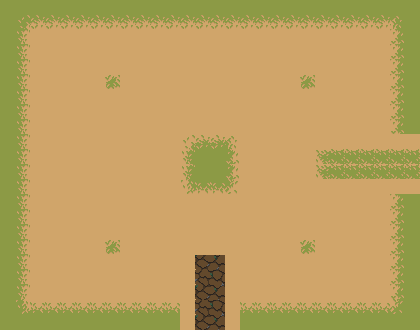

A 2D game scene composited from a Tiled map and its tileset images. What follows is a short description and the map's XML, with every tile layer's data as written:
An orthogonal 28x22 tile map with 15x15 px tiles, 1 tile layer (sueloLayer), 2 tilesets and 17 objects.

<map version="1.10" tiledversion="1.10.2" orientation="orthogonal" renderorder="right-down" width="28" height="22" tilewidth="15" tileheight="15" infinite="0" nextlayerid="3" nextobjectid="26">
 <tileset firstgid="1" source="Ground Tileset.tsx" />
 <tileset firstgid="331" source="bossTileset.tsx" />
 <layer id="1" name="sueloLayer" width="28" height="22">
  <data encoding="csv">
255,255,255,255,255,255,255,255,255,255,255,255,255,255,255,255,255,255,255,255,255,255,255,255,255,255,255,255,
255,221,222,222,222,222,222,222,222,222,222,222,222,222,222,222,222,222,222,222,222,222,222,222,222,222,223,255,
255,243,244,244,244,244,244,244,244,244,244,244,244,244,244,244,244,244,244,244,244,244,244,244,244,244,245,255,
255,243,244,244,244,244,244,244,244,244,244,244,244,244,244,244,244,244,244,244,244,244,244,244,244,244,245,255,
255,243,244,244,244,244,244,244,244,244,244,244,244,244,244,244,244,244,244,244,244,244,244,244,244,244,245,255,
255,243,244,244,244,244,244,301,244,244,244,244,244,244,244,244,244,244,244,244,301,244,244,244,244,244,245,255,
255,243,244,244,244,244,244,244,244,244,244,244,244,244,244,244,244,244,244,244,244,244,244,244,244,244,245,255,
255,243,244,244,244,244,244,244,244,244,244,244,244,244,244,244,244,244,244,244,244,244,244,244,244,244,245,255,
255,243,244,244,244,244,244,244,244,244,244,244,244,244,244,244,244,244,244,244,244,244,244,244,244,244,245,255,
255,243,244,244,244,244,244,244,244,244,244,244,232,233,233,234,244,244,244,244,244,244,244,244,244,244,244,244,
255,243,244,244,244,244,244,244,244,244,244,244,254,255,255,256,244,244,244,244,244,298,299,299,299,299,299,299,
255,243,244,244,244,244,244,244,244,244,244,244,254,255,255,256,244,244,244,244,244,298,299,299,299,299,299,299,
255,243,244,244,244,244,244,244,244,244,244,244,276,277,277,278,244,244,244,244,244,244,244,244,244,244,244,244,
255,243,244,244,244,244,244,244,244,244,244,244,244,244,244,244,244,244,244,244,244,244,244,244,244,244,245,255,
255,243,244,244,244,244,244,244,244,244,244,244,244,244,244,244,244,244,244,244,244,244,244,244,244,244,245,255,
255,243,244,244,244,244,244,244,244,244,244,244,244,244,244,244,244,244,244,244,244,244,244,244,244,244,245,255,
255,243,244,244,244,244,244,301,244,244,244,244,244,244,244,244,244,244,244,244,301,244,244,244,244,244,245,255,
255,243,244,244,244,244,244,244,244,244,244,244,244,545,546,244,244,244,244,244,244,244,244,244,244,244,245,255,
255,243,244,244,244,244,244,244,244,244,244,244,244,630,631,244,244,244,244,244,244,244,244,244,244,244,245,255,
255,243,244,244,244,244,244,244,244,244,244,244,244,715,716,244,244,244,244,244,244,244,244,244,244,244,245,255,
255,265,266,266,266,266,266,266,266,266,266,266,244,630,631,244,266,266,266,266,266,266,266,266,266,266,267,255,
255,255,255,255,255,255,255,255,255,255,255,255,244,715,716,244,255,255,255,255,255,255,255,255,255,255,255,255
</data>
 </layer>
 <objectgroup id="2" name="Colisiones">
  <object id="1" x="0" y="0" width="15" height="330">
   <properties>
    <property name="name" value="pared" />
   </properties>
  </object>
  <object id="2" x="15" y="315" width="150" height="15">
   <properties>
    <property name="name" value="pared" />
   </properties>
  </object>
  <object id="3" x="255" y="315" width="165" height="15">
   <properties>
    <property name="name" value="pared" />
   </properties>
  </object>
  <object id="4" x="405" y="210" width="15" height="105">
   <properties>
    <property name="name" value="pared" />
   </properties>
  </object>
  <object id="5" x="405" y="0" width="15" height="120">
   <properties>
    <property name="name" value="pared" />
   </properties>
  </object>
  <object id="6" x="15" y="0" width="390" height="15">
   <properties>
    <property name="name" value="pared" />
   </properties>
  </object>
  <object id="7" x="165" y="315" width="90" height="15">
   <properties>
    <property name="name" value="puerta" />
   </properties>
  </object>
  <object id="8" x="405" y="120" width="15" height="90">
   <properties>
    <property name="name" value="puerta" />
   </properties>
  </object>
  <object id="10" x="195" y="255" width="30" height="30">
   <properties>
    <property name="name" value="start" />
   </properties>
  </object>
  <object id="11" x="150" y="345" width="120" height="30">
   <properties>
    <property name="name" value="end" />
   </properties>
  </object>
  <object id="12" x="435" y="105" width="30" height="120">
   <properties>
    <property name="name" value="end" />
   </properties>
  </object>
  <object id="20" gid="134" x="105" y="90" width="16" height="16">
   <properties>
    <property name="enemigo" value="simple" />
   </properties>
  </object>
  <object id="21" gid="134" x="300" y="90" width="16" height="16">
   <properties>
    <property name="enemigo" value="simple" />
   </properties>
  </object>
  <object id="22" gid="134" x="300" y="255" width="16" height="16">
   <properties>
    <property name="enemigo" value="simple" />
   </properties>
  </object>
  <object id="23" gid="134" x="105" y="255" width="16" height="16">
   <properties>
    <property name="enemigo" value="simple" />
   </properties>
  </object>
  <object id="24" gid="134" x="195" y="179" width="30" height="30">
   <properties>
    <property name="enemigo" value="simple" />
   </properties>
  </object>
  <object id="25" x="345" y="150" width="30" height="30">
   <properties>
    <property name="name" value="start" />
   </properties>
  </object>
 </objectgroup>
</map>
